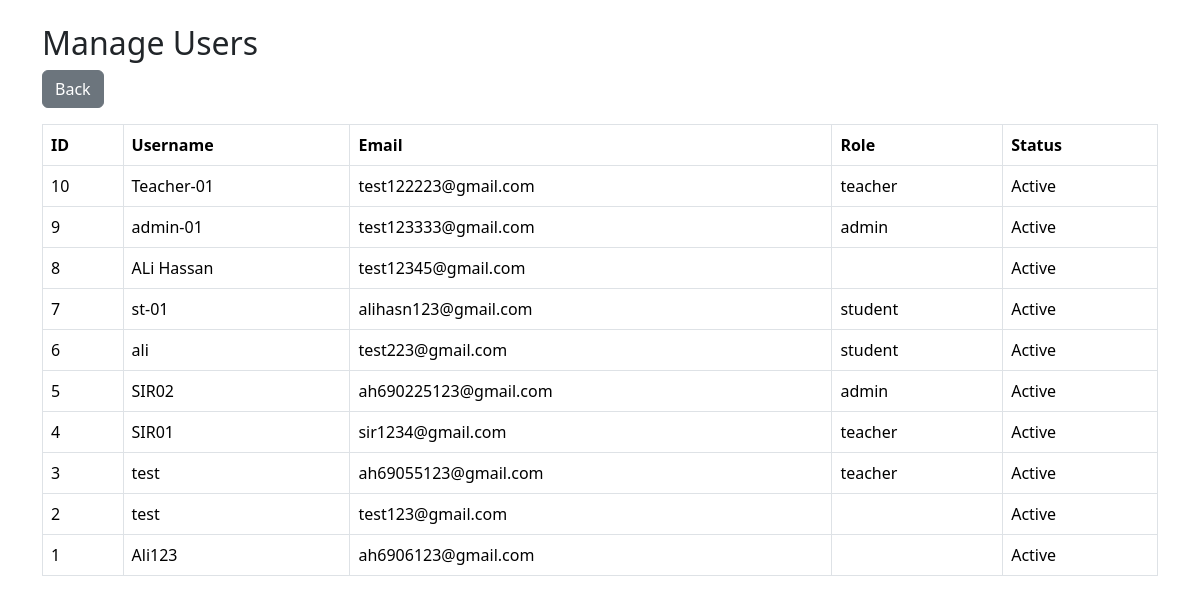
Page /manage_users.php (signed in) on the committed database.
### tables this page shows
CREATE TABLE `users` (
  `id` int(10) UNSIGNED NOT NULL,
  `username` varchar(100) NOT NULL,
  `email` varchar(255) NOT NULL,
  `password` varchar(255) NOT NULL,
  `role` enum('admin','teacher','student') NOT NULL DEFAULT 'student',
  `is_active` tinyint(1) NOT NULL DEFAULT 1,
  `created_at` timestamp NOT NULL DEFAULT current_timestamp(),
  `updated_at` timestamp NOT NULL DEFAULT current_timestamp() ON UPDATE current_timestamp()
);

### manage_users.php (the view, shortened to what this page needs)
<?php
include 'db.php';
$result = $conn->query("SELECT id, username, email, role, is_active FROM users ORDER BY id DESC");
?>
<!DOCTYPE html>
<html>
<head>
    <link href="https://cdn.jsdelivr.net/npm/bootstrap@5.3.3/dist/css/bootstrap.min.css" rel="stylesheet">
</head>
<body class="p-4">
<div class="container">
    <h2>Manage Users</h2>
    <a href="admin_dashboard.php" class="btn btn-secondary mb-3">Back</a>
    <table class="table table-bordered">
        <thead>
            <tr>
                <th>ID</th><th>Username</th><th>Email</th><th>Role</th><th>Status</th>
            </tr>
        </thead>
        <tbody>
            <?php while($row = $result->fetch_assoc()): ?>
            <tr>
                <td><?= $row['id'] ?></td>
                <td><?= htmlspecialchars($row['username']) ?></td>
                <td><?= htmlspecialchars($row['email']) ?></td>
                <td><?= $row['role'] ?></td>
                <td><?= $row['is_active'] ? 'Active' : 'Inactive' ?></td>
            </tr>
            <?php endwhile; ?>
        </tbody>
    </table>
</div>
</body>
</html>

### rows in the picture
users: id "10", username "Teacher-01", email "test122223@gmail.com", role "teacher", is_active "Active"
users: id "9", username "admin-01", email "test123333@gmail.com", role "admin", is_active "Active"
users: id "8", username "ALi Hassan", email "test12345@gmail.com", is_active "Active"
users: id "7", username "st-01", email "alihasn123@gmail.com", role "student", is_active "Active"
users: id "6", username "ali", email "test223@gmail.com", role "student", is_active "Active"
users: id "5", username "SIR02", email "ah690225123@gmail.com", role "admin", is_active "Active"
users: id "4", username "SIR01", email "sir1234@gmail.com", role "teacher", is_active "Active"
users: id "3", username "test", email "ah69055123@gmail.com", role "teacher", is_active "Active"
users: id "2", username "test", email "test123@gmail.com", is_active "Active"
users: id "1", username "Ali123", email "ah6906123@gmail.com", is_active "Active"
